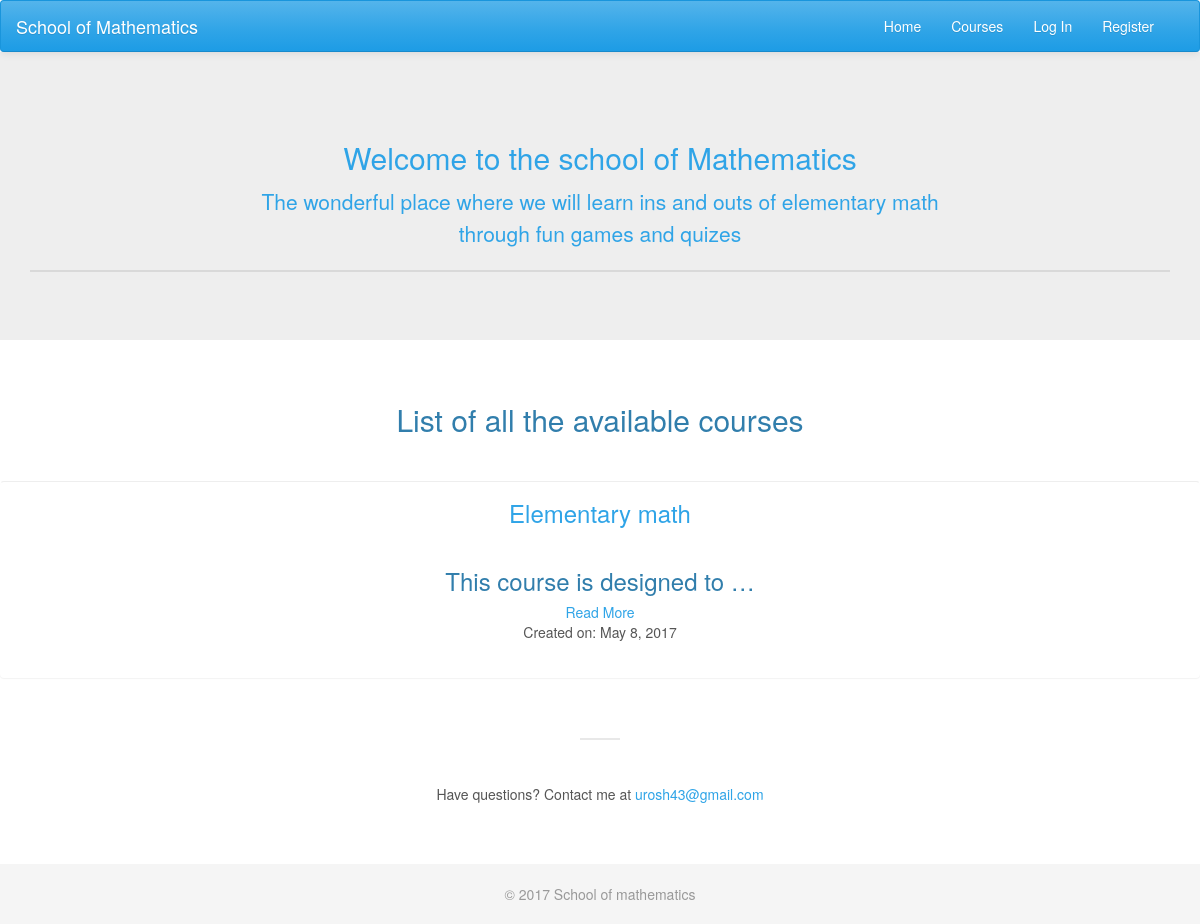
Page /courses/ on the earlier database version.
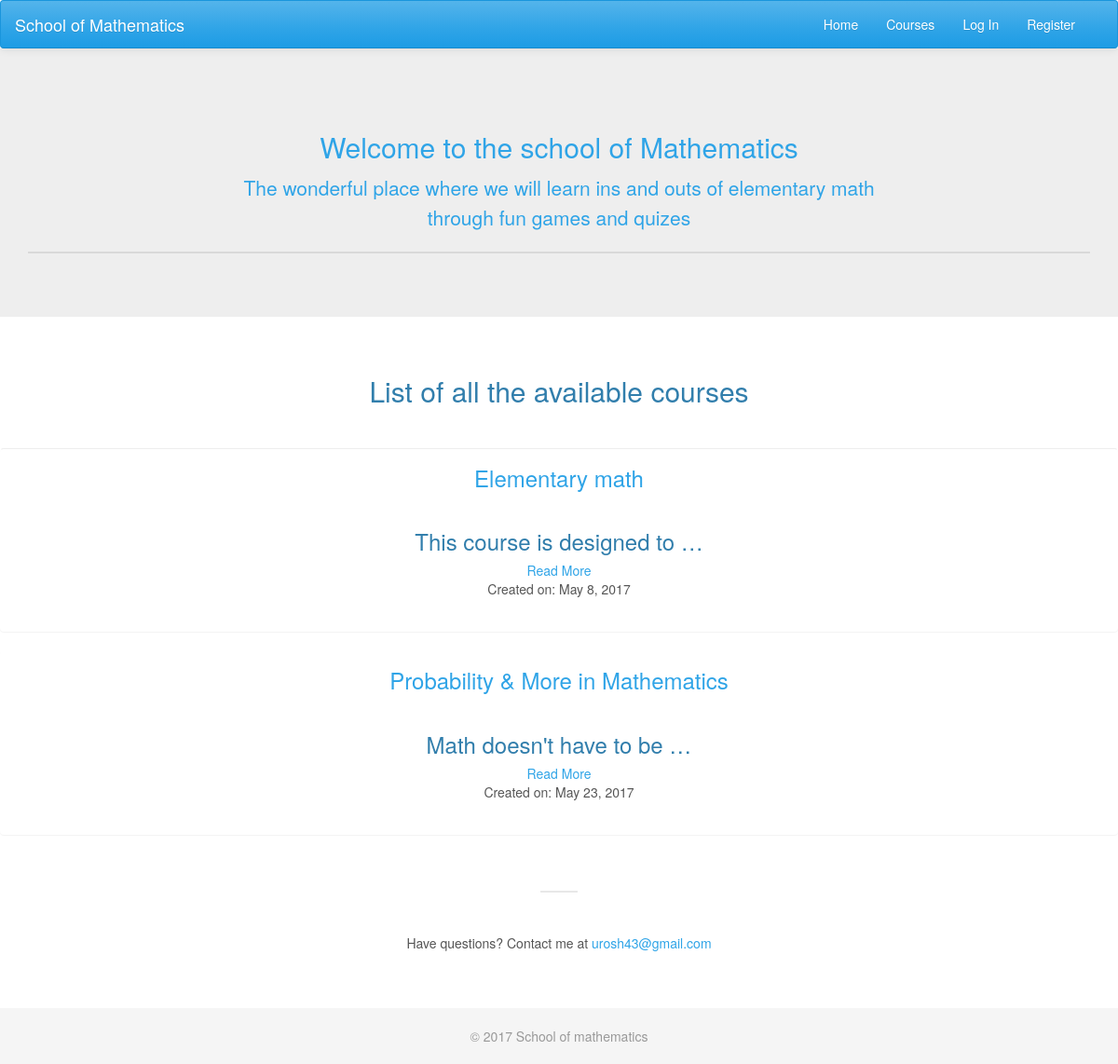
Same page on the later database version.
### courses/models.py (models this page shows, shortened)
class Course(models.Model):
    created_at = models.DateTimeField(auto_now_add=True)
    title = models.CharField(max_length=255)
    description = models.TextField()

### courses/views.py (the view)
def course_list(request):
    courses = models.Course.objects.all()
    email = 'urosh43@gmail.com'
    return render(request, 'courses/course_list.html', {'courses': courses, 'email': email})

### courses/templates/courses/course_list.html (shortened to what this page needs)
{% extends 'layout.html' %}
{% load static %}
{% block header-content %}
<div class="container">
    <div class="page-header">
        <h2
          class="text-center text-primary">
            Welcome to the school of Mathematics
        </h2>
        <smal>
            <p
              class="text-center text-primary lead">
                The wonderful place where we will learn ins and outs of elementary math
                <br>
                through fun games and quizes
            </p>
        </smal>
    </div>
</div>
{% endblock %}
{% block section-content %}
    <div
      class="text-center">
        <h2 class="courses-punch">
            List of all the available courses
        </h2>
        <div class="courses">
            {% for course in courses %}
                <div
                  class="panel panel-dafault">
                    <div
                        class="panel-heading">
                        <h3
                            class="padding-title">
                            <a
                              class="text-center"
                              href="{% url 'courses:detail' pk=course.pk %}">
                                {{ course.title }}
                            </a>
                        </h3>
                    </div>
                    <div
                      class="panel-body">
                        {% if course.description|wordcount <= 5 %}
                            <h3>
                                {{ course.description }}
                            </h3>
                        {% else %}
                            <h3>
                                {{ course.description|truncatewords:5 }}
                            </h3>
                            <a
                              href="{% url 'courses:detail' pk=course.pk %}">
                                Read More
                            </a>
                        {% endif %}
                        <br>
                        <div>Created on: {{ course.created_at|date:'F j, Y' }}</div>
                    </div>
                </div>
            {% endfor %}
        </div>
    </div>
    <br>
    <div class="email-contact">
        <p class="line"></p>
        <p
          class="text-center email-contact">
            Have questions? Contact me at <span>{{ email|urlize }}</span>
        </p>
    </div>
{% endblock %}

### templates/layout.html (shortened to what this page needs)
{% load static %}
<!DOCTYPE html>
<html lang="en">
<head>
    <link rel="stylesheet" href="{% static 'css/bootstrap.css' %}">
    <link rel="stylesheet" href="{% static 'css/layout.css' %}">
</head>
<body>
    <div
        class="wrapper">
        <header>
            <nav
              class="navbar navbar-default site-nav">
                <div
                  class="container-fluid">
                    <div
                      class="navbar-header">
                        <a
                          class="navbar-brand"
                          href="/">
                            School of Mathematics
                        </a>
                    </div>
                    <div
                      class="collapse navbar-collapse" id="bs-example-navbar-collapse-1">
                        <ul
                          class="nav navbar-nav pull-right">
                            <li>
                                <a href="{% url 'homepage' %}">Home</a>
                            </li>
                            <li>
                                <a href="{% url 'courses:list' %}">Courses</a>
                            </li>
                            {% if not request.user.is_authenticated %}
                            <li>
                                <a href="{% url 'login' %}">Log In</a>
                            </li>
                            <li>
                                <a href="{% url 'register' %}">Register</a>
                            </li>
                            {% else %}
                            <li>
                                <a href="{% url 'logout' %}">Log Out</a>
                            </li>
                            {% endif %}
                        </ul>
                    </div>
                </div>
            </nav>
            <div
              class="jumbotron">
                {% block header-content %}
                {% endblock %}
            </div>
        </header>
        {% block section-content %}{% endblock %}
    </div>
    <footer
      class="footer"
        id="footer">
        <div
          class="container">
            <p
              class="text-muted text-center">
                &copy; 2017 School of mathematics
            </p>
        </div>
    </footer>
</body>
</html>

### assets/css/layout.css (style rules this page uses)
a { text-decoration: none !important; }
nav.site-nav { margin-bottom: 0; }
.jumbotron { margin: 0 auto 60px; }
div.container > div.page-header { padding-bottom: 6px; margin: 40px 0 20px; border-bottom: 2px solid rgba(0,0,0, 0.09); }
.lead { margin-bottom: 20px; font-weight: 300; line-height: 1.5; }
.line { border: 1px solid rgba(0,0,0, 0.09); width: 40px; display: block; margin: 0 auto 25px; }
.courses-punch { font-weight: 300; line-height: 1.35; margin-bottom: 40px; }
.courses > div.panel { padding-bottom: 20px; }
.courses > div.panel:first-of-type { border-top: 1px solid #eee; }
.courses .panel-heading > h3, .courses .panel-body > h3 { font-weight: 300; line-height: 1.35; margin: 0; padding: 5px; }
.email-contact { font-weight: 300; line-height: 1.35; padding: 20px; margin-bottom: 10px; background-color: #FFF; }
.email-contact > span { font-weight: normal; color: #011d37; }
footer.footer { width: 100%; height: 60px; background-color: #f5f5f5; }
footer.footer p { margin: 20px 0; }

Differences in the rows shown:
added Course: title "Probability & More in Mathematics", description "Math doesn't have to be …", created_at "May 23, 2017"
